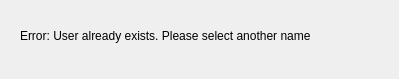
<?xml version="1.0" encoding="UTF-8"?>
<ui version="4.0">
 <class>existinguser</class>
 <widget class="QDialog" name="existinguser">
  <property name="geometry">
   <rect>
    <x>0</x>
    <y>0</y>
    <width>399</width>
    <height>79</height>
   </rect>
  </property>
  <property name="windowTitle">
   <string>Dialog</string>
  </property>
  <widget class="QLabel" name="label">
   <property name="geometry">
    <rect>
     <x>20</x>
     <y>20</y>
     <width>361</width>
     <height>31</height>
    </rect>
   </property>
   <property name="text">
    <string>Error: User already exists. Please select another name</string>
   </property>
  </widget>
 </widget>
 <resources/>
 <connections/>
</ui>
